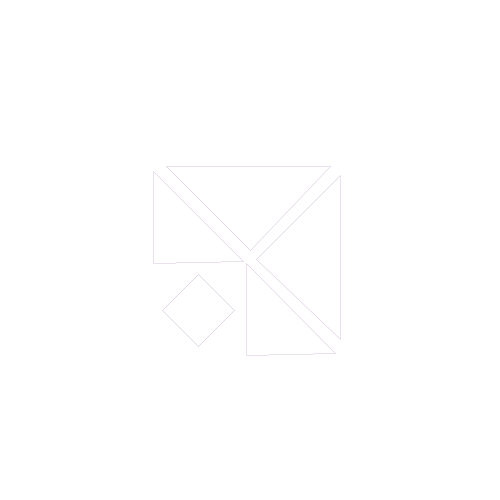
Frame 1 (no input)
Frame 60 (the mouse pressed at the canvas centre just before this capture): identical to frame 1, image omitted
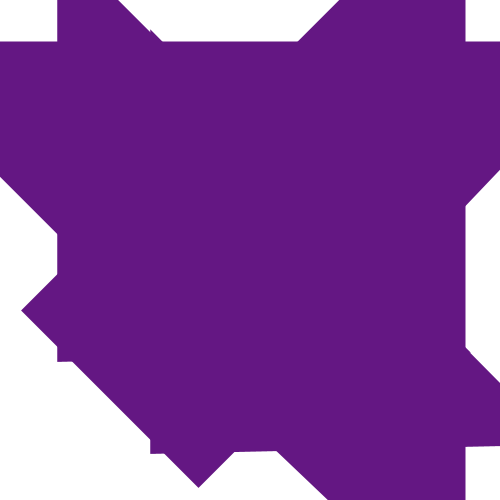
Frame 120 (the mouse held since frame 60 and released just before this capture)

The Processing sketch that drew these frames (run headless with seeded random() and noise(); from frame 60 on, the mouse is pressed at the canvas centre):

// Processing sketch: processing_94777
// ── processing_94777.pde

void setup()
{
  size(500,500);
  smooth();
}

void draw()
{
pushMatrix();
  //triangle en bas à droite
background(255);
stroke(100,23,131);
strokeJoin(MITER);
noFill();
strokeWeight(mouseY);
triangle(height/2, width/2,width/3,height/3,330,width/3);
popMatrix();

//triangle en haut au milieu
pushMatrix();
strokeWeight(mouseX);
strokeJoin(MITER);
translate(width/0.988, height/50);
rotate(PI/2);
triangle(height/2, width/2,width/3,height/3,330,width/3);
popMatrix();

//triangle en haut à gauche
pushMatrix();
strokeWeight(mouseY);
strokeJoin(MITER);
translate(height/3.25, width/-55);
rotate(PI/4);
scale(0.77);
triangle(height/2, width/2,width/3,height/3,330,width/3);
popMatrix();

//triangle en bas au milieu
pushMatrix();
strokeWeight(mouseX);
strokeJoin(MITER);
translate(height/2.03, width/6);
rotate(PI/4);
scale(0.77);
triangle(height/2, width/2,width/3,height/3,330,width/3);
popMatrix();

//le losange là.
pushMatrix();
strokeWeight(mouseY);
strokeJoin(MITER);
translate(90,118);
scale(0.8);
quad(135,195,180,240,135,285,90,240);
popMatrix();


}
